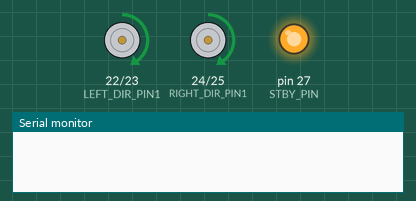
Simulated run of this sketch. Board: Arduino Mega 2560, built with avr-gcc and run on an emulated ATmega2560. On the bench: motor-driver pin pairs drawn as motors (green arrow = first pin HIGH = forward, orange = second pin HIGH = backward, longer = more drive, scaled by the enable pin, stopped while the standby pin is LOW), output pins drawn as LEDs (lit = HIGH), the last lines printed to the serial monitor.

Above: at 0.15 s.
At 1.45 s:
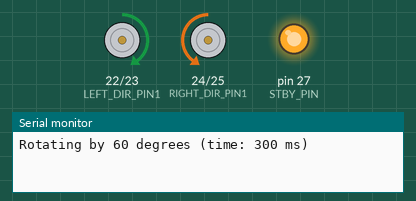
At 4.7 s:
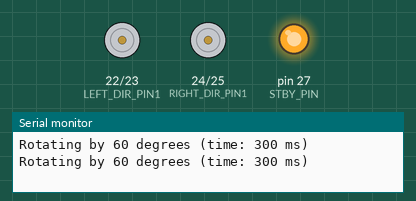
Timing chart, 0 to 6.0 s (numbered marks = the images above):
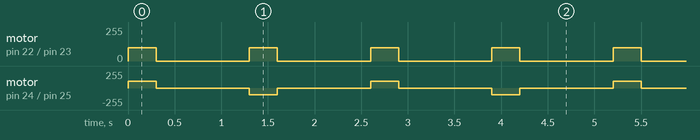

Measured:
- by itself, motor on pin 22 (LEFT_DIR_PIN1) / pin 23 (LEFT_DIR_PIN2): alternates forward 100/255 for 0.30 s and stopped for 1.0 s
- by itself, motor on pin 24 (RIGHT_DIR_PIN1) / pin 25 (RIGHT_DIR_PIN2): repeats every 2.6 s: stopped 1.0 s, backward 100/255 0.30 s, stopped 1.0 s, forward 100/255 0.30 s

The sketch:

moving_test.ino
```cpp
#include <Servo.h>

// global flag
bool error = false;

#define DEBUG true // print debug msg?

#define DELAY 500

#define BASE_STEP 30

// for motor
#define LEFT_SPEED_PIN 6
#define LEFT_DIR_PIN1 22
#define LEFT_DIR_PIN2 23

#define RIGHT_SPEED_PIN 9
#define RIGHT_DIR_PIN1 24
#define RIGHT_DIR_PIN2 25

#define STBY_PIN 27 // LOW : OFF Motor Driver, HIGH : ON Motor Driver

#define MOTOR_SPEED 100
#define ROTATION_TIME_PER_DEGREE 5

void setup()
{
    Serial.begin(9600); // Set rate

    // Initialize Status
    initAll();
}

// Initialize All
void initAll()
{
    initMotor();
}

// Initialize DC Motor status
void initMotor()
{
    // Set PinMode Correctly
    pinMode(LEFT_SPEED_PIN, OUTPUT);
    pinMode(LEFT_DIR_PIN1, OUTPUT);
    pinMode(LEFT_DIR_PIN2, OUTPUT);

    pinMode(RIGHT_SPEED_PIN, OUTPUT);
    pinMode(RIGHT_DIR_PIN1, OUTPUT);
    pinMode(RIGHT_DIR_PIN2, OUTPUT);

    pinMode(STBY_PIN, OUTPUT);

    // Set initial value of each pin
    digitalWrite(STBY_PIN, HIGH);

    analogWrite(LEFT_SPEED_PIN, 0);
    analogWrite(RIGHT_SPEED_PIN, 0);

    digitalWrite(LEFT_DIR_PIN1, LOW);
    digitalWrite(LEFT_DIR_PIN2, LOW);

    digitalWrite(RIGHT_DIR_PIN1, LOW);
    digitalWrite(RIGHT_DIR_PIN2, LOW);
}

// Initialize Vacuum
void initVC()
{
    // We don't need to use this.
    // We just control the vacuum with real switch
}

// For Easy Delay
void commonDelay()
{
    delay(DELAY);
}

void stopMotor()
{
    analogWrite(LEFT_SPEED_PIN, 0);
    analogWrite(RIGHT_SPEED_PIN, 0);
    digitalWrite(LEFT_DIR_PIN1, LOW);
    digitalWrite(LEFT_DIR_PIN2, LOW);
    digitalWrite(RIGHT_DIR_PIN1, LOW);
    digitalWrite(RIGHT_DIR_PIN2, LOW);
}
/*
    Rotate the robot according to the angleIdx
    Actual Rotation Angle = angleIdx * BASE_STEP
*/
void rotation(int angleIdx)
{
    int desiredAngle = angleIdx * BASE_STEP;
    if (desiredAngle > 180)
    {
        desiredAngle -= 360;
    }
    int rotationTime = abs(desiredAngle) * ROTATION_TIME_PER_DEGREE;
    if (DEBUG)
    {
        Serial.print("Rotating by ");
        Serial.print(desiredAngle);
        Serial.print(" degrees (time: ");
        Serial.print(rotationTime);
        Serial.println(" ms)");
    }

    if (desiredAngle > 0)
    {
        // clockwise, left forward / right backward

        digitalWrite(LEFT_DIR_PIN1, HIGH);
        digitalWrite(LEFT_DIR_PIN2, LOW);
        analogWrite(LEFT_SPEED_PIN, MOTOR_SPEED);

        digitalWrite(RIGHT_DIR_PIN1, LOW);
        digitalWrite(RIGHT_DIR_PIN2, HIGH);
        analogWrite(RIGHT_SPEED_PIN, MOTOR_SPEED);
    }
    else if (desiredAngle < 0)
    {
        // counter-clockwise, left backward / right forward

        digitalWrite(LEFT_DIR_PIN1, LOW);
        digitalWrite(LEFT_DIR_PIN2, HIGH);
        analogWrite(LEFT_SPEED_PIN, MOTOR_SPEED);

        digitalWrite(RIGHT_DIR_PIN1, HIGH);
        digitalWrite(RIGHT_DIR_PIN2, LOW);
        analogWrite(RIGHT_SPEED_PIN, MOTOR_SPEED);
    }

    // rotate!
    delay(rotationTime);

    stopMotor();
    commonDelay();
}

/*
    Move forward for time (ms)
*/
void moveForward(int time)
{
    // moving forward
    digitalWrite(LEFT_DIR_PIN1, HIGH);
    digitalWrite(LEFT_DIR_PIN2, LOW);
    analogWrite(LEFT_SPEED_PIN, MOTOR_SPEED);

    digitalWrite(RIGHT_DIR_PIN1, HIGH);
    digitalWrite(RIGHT_DIR_PIN2, LOW);
    analogWrite(RIGHT_SPEED_PIN, MOTOR_SPEED);

    delay(time);

    stopMotor();
    commonDelay();
}

void loop()
{

    moveForward(300);
    commonDelay();

    rotation(2);
    commonDelay();
}
```
